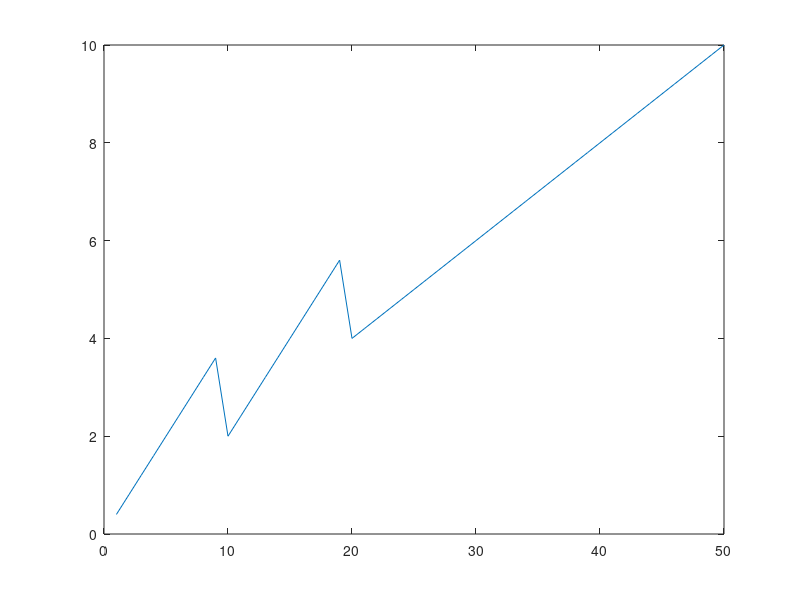

The MATLAB source for this figure:
% 用来实现trapezoidal velocity time allocation


Vel = 10.0;
Acc = 5.0;
t_slope = Vel / Acc;
max_s_triangle = t_slope * Vel / 2;

time = [];
path = 1:1:50;
for i=1:size(path,2)
    s = path(i);
    if s < max_s_triangle
        time(i) = 2.0 * s / Acc;
    elseif s < 2 * max_s_triangle
        time(i) = t_slope + 2 * (s-max_s_triangle) / Acc; 
    else
        time(i) = (s - 2 * max_s_triangle) / Acc + 2 * t_slope;
    end
end

% max_y = 100;
% incre_y = 1;
% y = [];
% for t=1:500
%     if t < 100
%         y(t) = t;
%     elseif t < 400
%         y(t) = 100;
%     else
%         y(t) = 500 - t;
%     end
% end
% plot(y)
% hold on;



plot(time);
hold on;